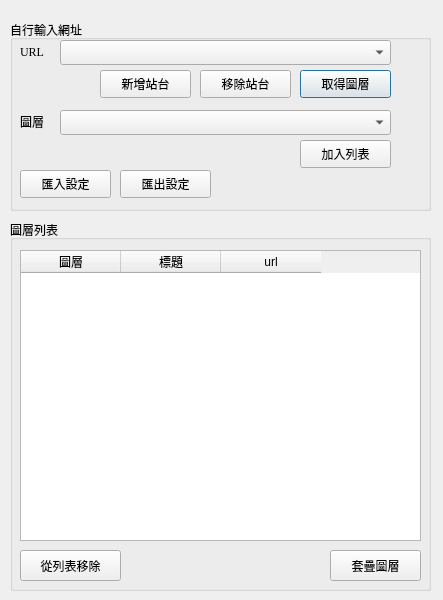
<?xml version="1.0" encoding="UTF-8"?>
<ui version="4.0">
 <class>Dialog</class>
 <widget class="QDialog" name="Dialog">
  <property name="geometry">
   <rect>
    <x>0</x>
    <y>0</y>
    <width>443</width>
    <height>600</height>
   </rect>
  </property>
  <property name="windowTitle">
   <string>連結地圖服務</string>
  </property>
  <widget class="QGroupBox" name="groupBox_4">
   <property name="geometry">
    <rect>
     <x>10</x>
     <y>20</y>
     <width>421</width>
     <height>191</height>
    </rect>
   </property>
   <property name="title">
    <string>自行輸入網址</string>
   </property>
   <widget class="QLabel" name="label_3">
    <property name="geometry">
     <rect>
      <x>10</x>
      <y>20</y>
      <width>41</width>
      <height>23</height>
     </rect>
    </property>
    <property name="font">
     <font>
      <family>Times New Roman</family>
      <pointsize>9</pointsize>
      <weight>50</weight>
      <bold>false</bold>
     </font>
    </property>
    <property name="text">
     <string>URL</string>
    </property>
   </widget>
   <widget class="QPushButton" name="pushButton_2">
    <property name="geometry">
     <rect>
      <x>290</x>
      <y>50</y>
      <width>91</width>
      <height>28</height>
     </rect>
    </property>
    <property name="text">
     <string>取得圖層</string>
    </property>
   </widget>
   <widget class="QComboBox" name="comboBox">
    <property name="geometry">
     <rect>
      <x>50</x>
      <y>90</y>
      <width>331</width>
      <height>25</height>
     </rect>
    </property>
   </widget>
   <widget class="QPushButton" name="pushButton_3">
    <property name="geometry">
     <rect>
      <x>290</x>
      <y>120</y>
      <width>91</width>
      <height>28</height>
     </rect>
    </property>
    <property name="text">
     <string>加入列表</string>
    </property>
   </widget>
   <widget class="QLabel" name="label_4">
    <property name="geometry">
     <rect>
      <x>10</x>
      <y>90</y>
      <width>41</width>
      <height>23</height>
     </rect>
    </property>
    <property name="font">
     <font>
      <family>Times New Roman</family>
      <pointsize>9</pointsize>
      <weight>50</weight>
      <bold>false</bold>
     </font>
    </property>
    <property name="text">
     <string>圖層</string>
    </property>
   </widget>
   <widget class="QPushButton" name="pushButton_7">
    <property name="geometry">
     <rect>
      <x>90</x>
      <y>50</y>
      <width>91</width>
      <height>28</height>
     </rect>
    </property>
    <property name="text">
     <string>新增站台</string>
    </property>
   </widget>
   <widget class="QComboBox" name="comboBox_2">
    <property name="geometry">
     <rect>
      <x>50</x>
      <y>20</y>
      <width>331</width>
      <height>25</height>
     </rect>
    </property>
   </widget>
   <widget class="QPushButton" name="pushButton_8">
    <property name="geometry">
     <rect>
      <x>190</x>
      <y>50</y>
      <width>91</width>
      <height>28</height>
     </rect>
    </property>
    <property name="text">
     <string>移除站台</string>
    </property>
   </widget>
   <widget class="QPushButton" name="pushButton_9">
    <property name="geometry">
     <rect>
      <x>10</x>
      <y>150</y>
      <width>91</width>
      <height>28</height>
     </rect>
    </property>
    <property name="text">
     <string>匯入設定</string>
    </property>
   </widget>
   <widget class="QPushButton" name="pushButton_10">
    <property name="geometry">
     <rect>
      <x>110</x>
      <y>150</y>
      <width>91</width>
      <height>28</height>
     </rect>
    </property>
    <property name="text">
     <string>匯出設定</string>
    </property>
   </widget>
  </widget>
  <widget class="QGroupBox" name="groupBox">
   <property name="geometry">
    <rect>
     <x>10</x>
     <y>220</y>
     <width>421</width>
     <height>371</height>
    </rect>
   </property>
   <property name="title">
    <string>圖層列表</string>
   </property>
   <widget class="QTableWidget" name="tableWidget_4">
    <property name="geometry">
     <rect>
      <x>10</x>
      <y>30</y>
      <width>401</width>
      <height>291</height>
     </rect>
    </property>
    <property name="editTriggers">
     <set>QAbstractItemView::NoEditTriggers</set>
    </property>
    <property name="selectionMode">
     <enum>QAbstractItemView::SingleSelection</enum>
    </property>
    <property name="selectionBehavior">
     <enum>QAbstractItemView::SelectRows</enum>
    </property>
    <column>
     <property name="text">
      <string>圖層</string>
     </property>
    </column>
    <column>
     <property name="text">
      <string>標題</string>
     </property>
    </column>
    <column>
     <property name="text">
      <string>url</string>
     </property>
    </column>
   </widget>
   <widget class="QPushButton" name="pushButton_4">
    <property name="geometry">
     <rect>
      <x>320</x>
      <y>330</y>
      <width>91</width>
      <height>31</height>
     </rect>
    </property>
    <property name="text">
     <string>套疊圖層</string>
    </property>
   </widget>
   <widget class="QPushButton" name="pushButton_6">
    <property name="geometry">
     <rect>
      <x>10</x>
      <y>330</y>
      <width>101</width>
      <height>31</height>
     </rect>
    </property>
    <property name="text">
     <string>從列表移除</string>
    </property>
   </widget>
  </widget>
 </widget>
 <resources/>
 <connections/>
</ui>
